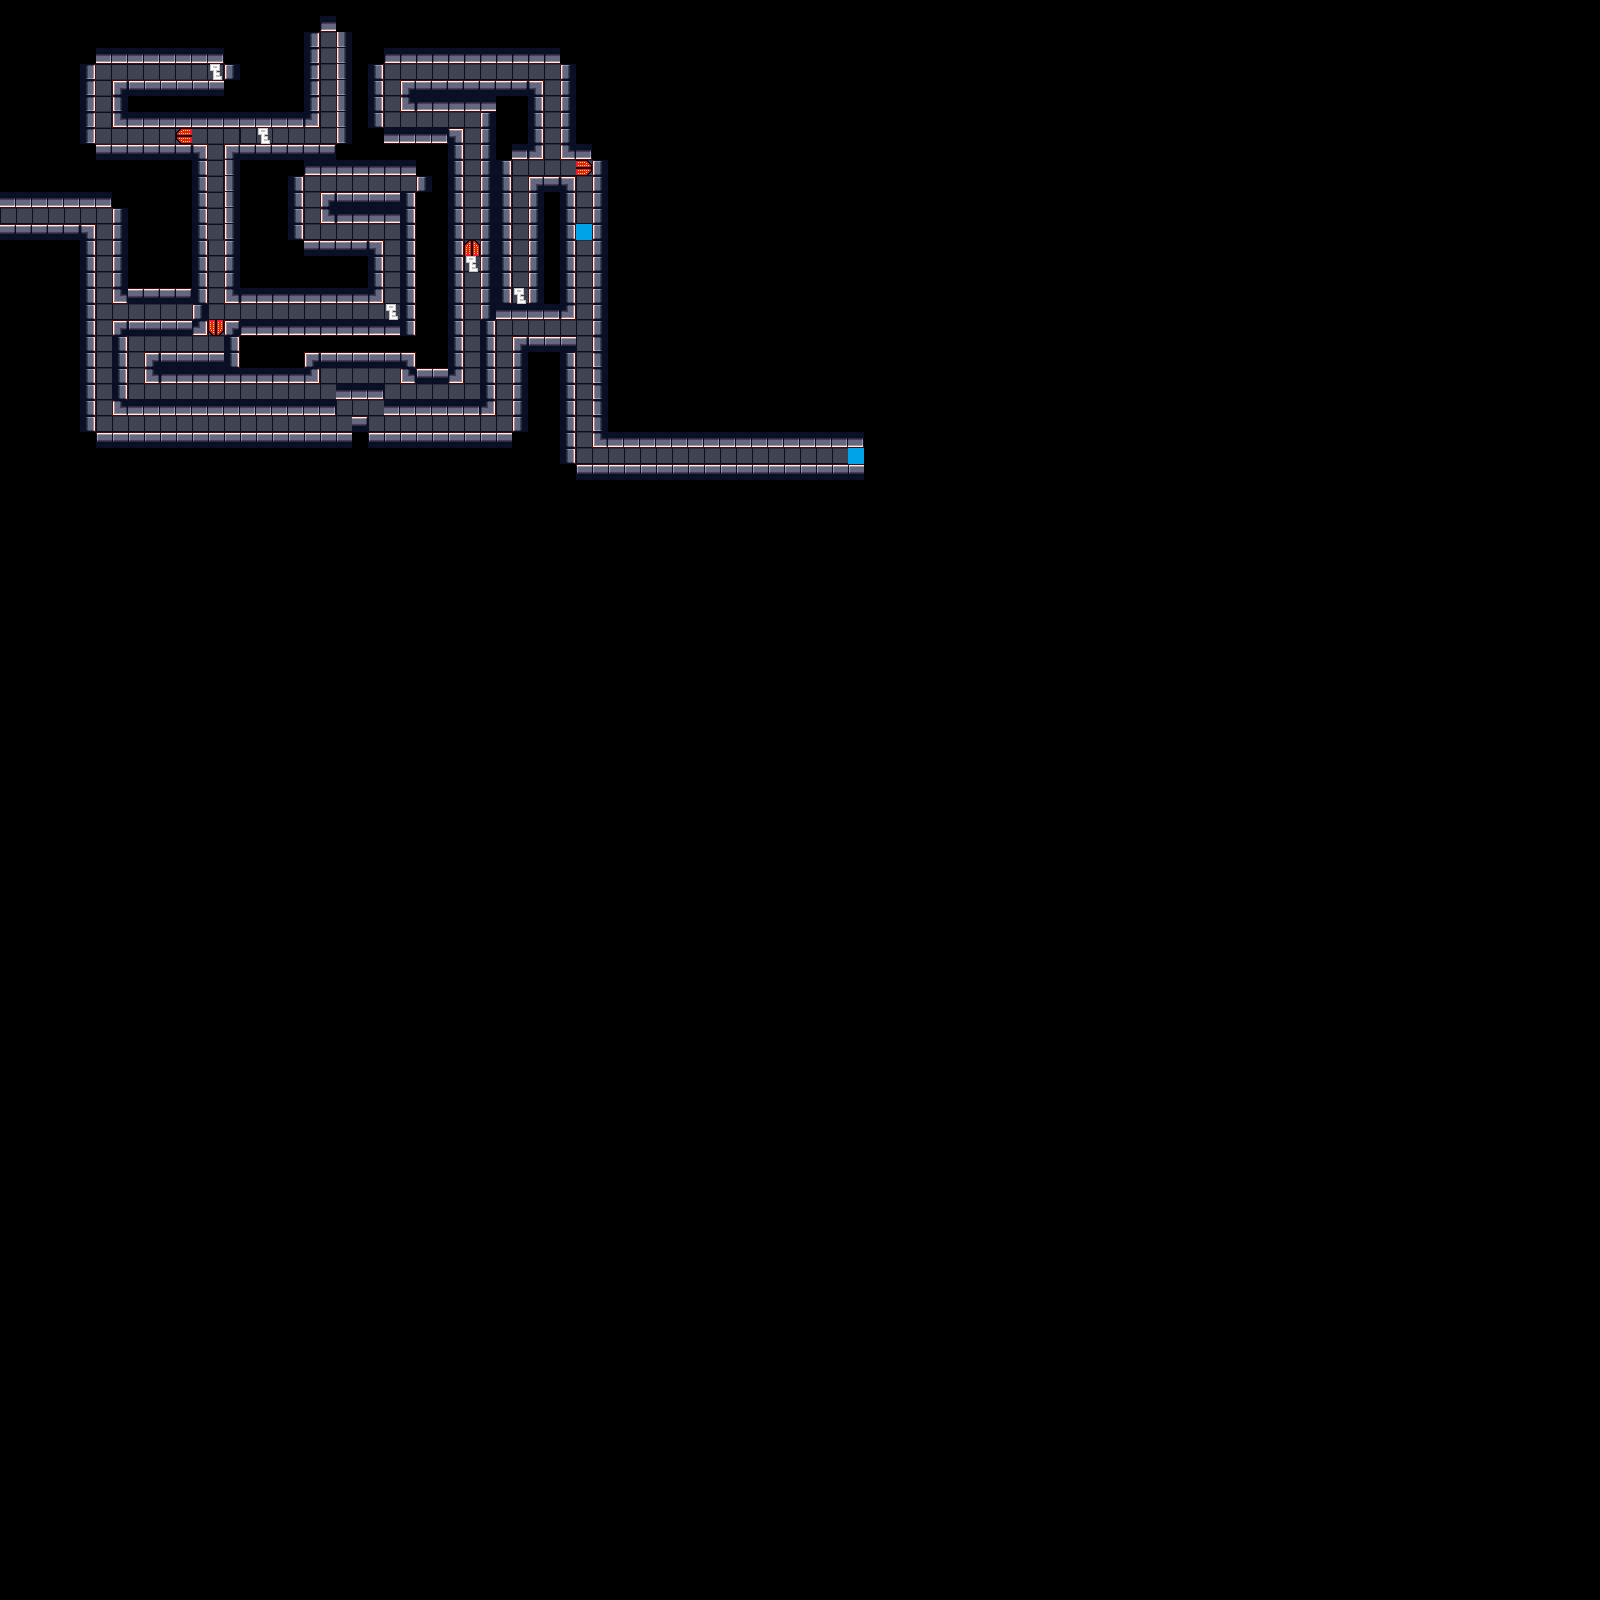

Tiled map render using the project's own tile images. Description and the map definition, with tile-layer contents summarised, below:
An orthogonal 100x100 tile map with 16x16 px tiles, 6 tile layers (oldkeys, collision, tiles, key, ...), 5 tilesets.

<map version="1.0" orientation="orthogonal" width="100" height="100" tilewidth="16" tileheight="16">
 <tileset firstgid="1" name="tiles" tilewidth="16" tileheight="16">
  <image source="tiles3.png" width="128" height="64" />
 </tileset>
 <tileset firstgid="33" name="collision" tilewidth="16" tileheight="16">
  <image source="collision3.png" width="80" height="32" />
  <tile id="0">
   <properties>
    <property name="collide" value="true" />
   </properties>
  </tile>
 </tileset>
 <tileset firstgid="43" name="key" tilewidth="16" tileheight="16">
  <image source="key3.png" trans="ff00ff" width="16" height="16" />
  <tile id="0">
   <properties>
    <property name="keyed" value="true" />
   </properties>
  </tile>
 </tileset>
 <tileset firstgid="44" name="door" tilewidth="16" tileheight="16">
  <image source="doors3.png" trans="ff00ff" width="64" height="16" />
  <tile id="0">
   <properties>
    <property name="doored" value="true" />
   </properties>
  </tile>
  <tile id="1">
   <properties>
    <property name="doored" value="true" />
   </properties>
  </tile>
  <tile id="2">
   <properties>
    <property name="doored" value="true" />
   </properties>
  </tile>
  <tile id="3">
   <properties>
    <property name="doored" value="true" />
   </properties>
  </tile>
 </tileset>
 <tileset firstgid="48" name="end" tilewidth="16" tileheight="16">
  <image source="flashy3.png" trans="ff00ff" width="48" height="16" />
  <tile id="1">
   <properties>
    <property name="ended" value="true" />
   </properties>
  </tile>
 </tileset>
 <layer name="oldkeys" width="100" height="100">
  <data>[10000 cells, 0 non-empty, 0 distinct tile ids]</data>
 </layer>
 <layer name="collision" width="100" height="100">
  <properties>
   <property name="collide" value="true" />
  </properties>
  <data>[10000 cells, 441 non-empty, 1 distinct tile ids]</data>
 </layer>
 <layer name="tiles" width="100" height="100">
  <data>[10000 cells, 697 non-empty, 15 distinct tile ids]</data>
 </layer>
 <layer name="key" width="100" height="100">
  <data>[10000 cells, 5 non-empty, 1 distinct tile ids]</data>
 </layer>
 <layer name="door" width="100" height="100">
  <data>[10000 cells, 4 non-empty, 4 distinct tile ids]</data>
 </layer>
 <layer name="end" width="100" height="100">
  <data>[10000 cells, 2 non-empty, 1 distinct tile ids]</data>
 </layer>
</map>
